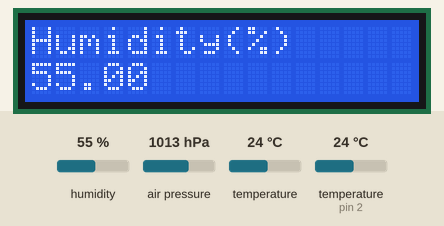
A sketch run on a simulated Arduino Leonardo, built with avr-gcc and run on an emulated ATmega32U4. Shown: 16×2 character LCD. The test bench sets the inputs (shaded band); at power-on: air pressure 1013 hPa, humidity 55 %, temperature 24 °C, temperature (sensor on pin 2) 24 °C. Storage starts empty; what the sketch prints to the serial monitor is not drawn.

Above: at 3.3 s.
3.4 s: air pressure set to 952 hPa
At 13.2 s:
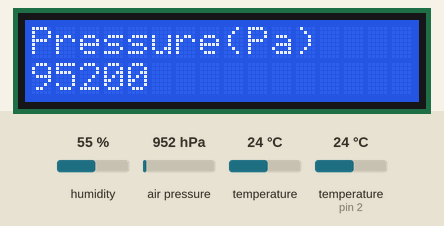
23.7 s: humidity set to 22 %
At 33.2 s:
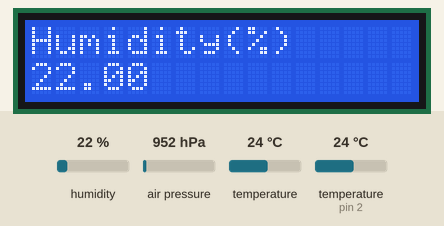
37.7 s: temperature (sensor 0) set to 12 °C
At 47.9 s:
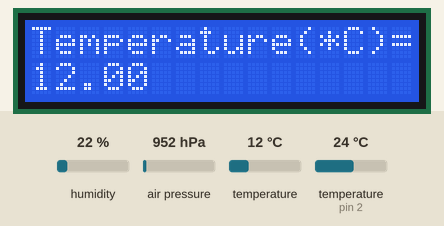
48.8 s: humidity set to 40 %
At 62.7 s:
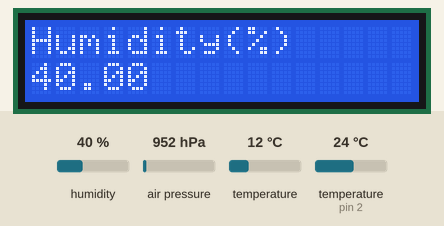
62.8 s: air pressure set to 975 hPa
At 72.9 s:
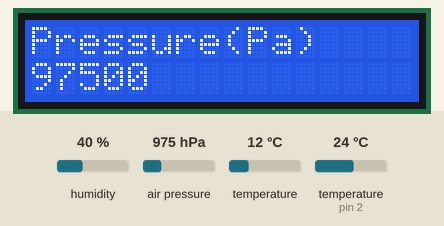
74.0 s: temperature (sensor 0) set to 19 °C
At 78.3 s:
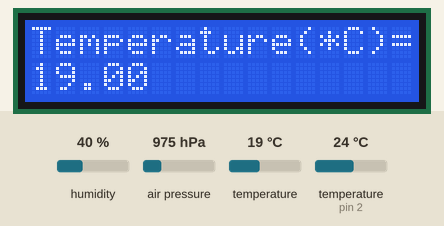
Timing chart, 0 to 79.8 s (numbered marks = the images above; inputs shaded):
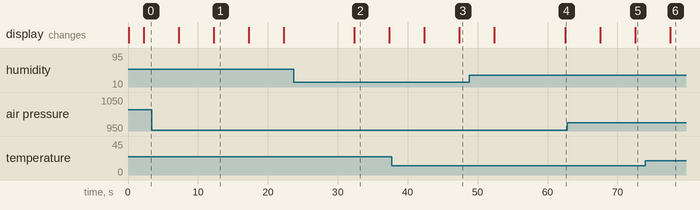

The sketch:

sketch_jul080rg.ino
```cpp
#include <LiquidCrystal.h>
#include <SPI.h>
#include <SD.h>
#include <DS3231.h>
#include <Arduino.h>
#include <Mhz19.h>
#include <SoftwareSerial.h>
#include <Adafruit_BMP085.h>

SoftwareSerial softwareSerial(A0, A1);
Adafruit_BMP085 bmp;

File myFile;
LiquidCrystal lcd(8, 9, 5, 4, 3, 7);
const int chipSelect = 10;

#include <dht11.h>
#define DHT11PIN 2
dht11 DHT11;

void setup()
{
  Serial.begin(9600);
  while (!Serial) {
    ; // wait for serial port to connect. Needed for Leonardo only
  }
  lcd.begin(16, 2);
  lcd.clear();
  lcd.print("Starting");
  lcd.clear();
  if (!bmp.begin()) {
  Serial.println("Could not find a valid BMP085 sensor, check wiring!");
  lcd.print("BMP Error !");
  while (1) {}
  }

  Serial.print("Initializing SD card...");
  if (!SD.begin()) {
    Serial.println("initialization failed!");
    lcd.setCursor(0, 1);
    lcd.print("SD CARD Error !");
    return;
  }
  Serial.println("initialization done.");
  myFile = SD.open("test.csv", FILE_WRITE);

  if (myFile) {
    Serial.print("Writing to test.csv...");
    myFile.println("testing 1, 2, 3.");
    // close the file:
    myFile.close();
    Serial.println("done.");
  } else {
    // if the file didn't open, print an error:
    Serial.println("error opening test.csv");
  }

  // re-open the file for reading:
  myFile = SD.open("test.csv");
  if (myFile) {
    Serial.println("test.csv:");

    // read from the file until there's nothing else in it:
    while (myFile.available()) {
      Serial.write(myFile.read());
    }
    // close the file:
    myFile.close();
  } else {
    // if the file didn't open, print an error:
    Serial.println("error opening test.csv");
  }
    softwareSerial.begin(9600);

  lcd.setCursor(0,1);
  lcd.print("Ready...");
  delay(2000);
  Serial.println("Ready...");
}

void loop(){
  Serial.println();
  lcd.begin(16, 2);
  myFile = SD.open("test.csv", FILE_WRITE);

  int chk=DHT11.read(DHT11PIN);
    lcd.clear();
    lcd.setCursor(0,0);
    lcd.print("Humidity(%)");
    lcd.setCursor(0,1);
    lcd.print((float)DHT11.humidity,2);
    delay(5000);
    myFile.print("Humidity(%)=");
    myFile.print((float)DHT11.humidity,2);
    myFile.print('\t');
    lcd.clear();
    myFile.print("Temperature(*C)=");
    lcd.setCursor(0,0);
    lcd.print("Temperature(*C)=");
    lcd.setCursor(0,1);
    lcd.print((float)DHT11.temperature,2);
    delay(5000);
    myFile.print((float)DHT11.temperature,2);
    lcd.clear();

    lcd.setCursor(0,0);
    lcd.print("Pressure(Pa)");
    lcd.setCursor(0,1);
    lcd.print(bmp.readPressure());
    delay(5000);
    myFile.print("Pressure(Pa)=");
    myFile.print(bmp.readPressure());
    myFile.print('\t');
    lcd.clear();
    myFile.print("Temperature(*C)=");
    lcd.setCursor(0,0);
    lcd.print("Temperature(*C)=");
    lcd.setCursor(0,1);
    lcd.print(bmp.readTemperature());
    delay(5000);
    myFile.print(bmp.readTemperature());
    lcd.clear();


    Serial.print("Humidity(%)=");
    Serial.print((float)DHT11.humidity,2);
    Serial.print('\t');
    Serial.print("Temperature(*C)=");
    Serial.print((float)DHT11.temperature,2);
    Serial.print('\t');
    Serial.print("Temperature(*C)=");
    Serial.print(bmp.readTemperature());
    Serial.print('\t');
    Serial.print("Pressure(Pa)=");
    Serial.print(bmp.readPressure());
    Serial.println('\t');
    delay(10000);
    myFile.close();
}
```

Measured:
- after the input at 37.7 s, the display: first differs from a run without the input after 9.7 s (image 3)
- what the display in image 1 shows lasts 5.0 s, from 12.2 s to 17.2 s
